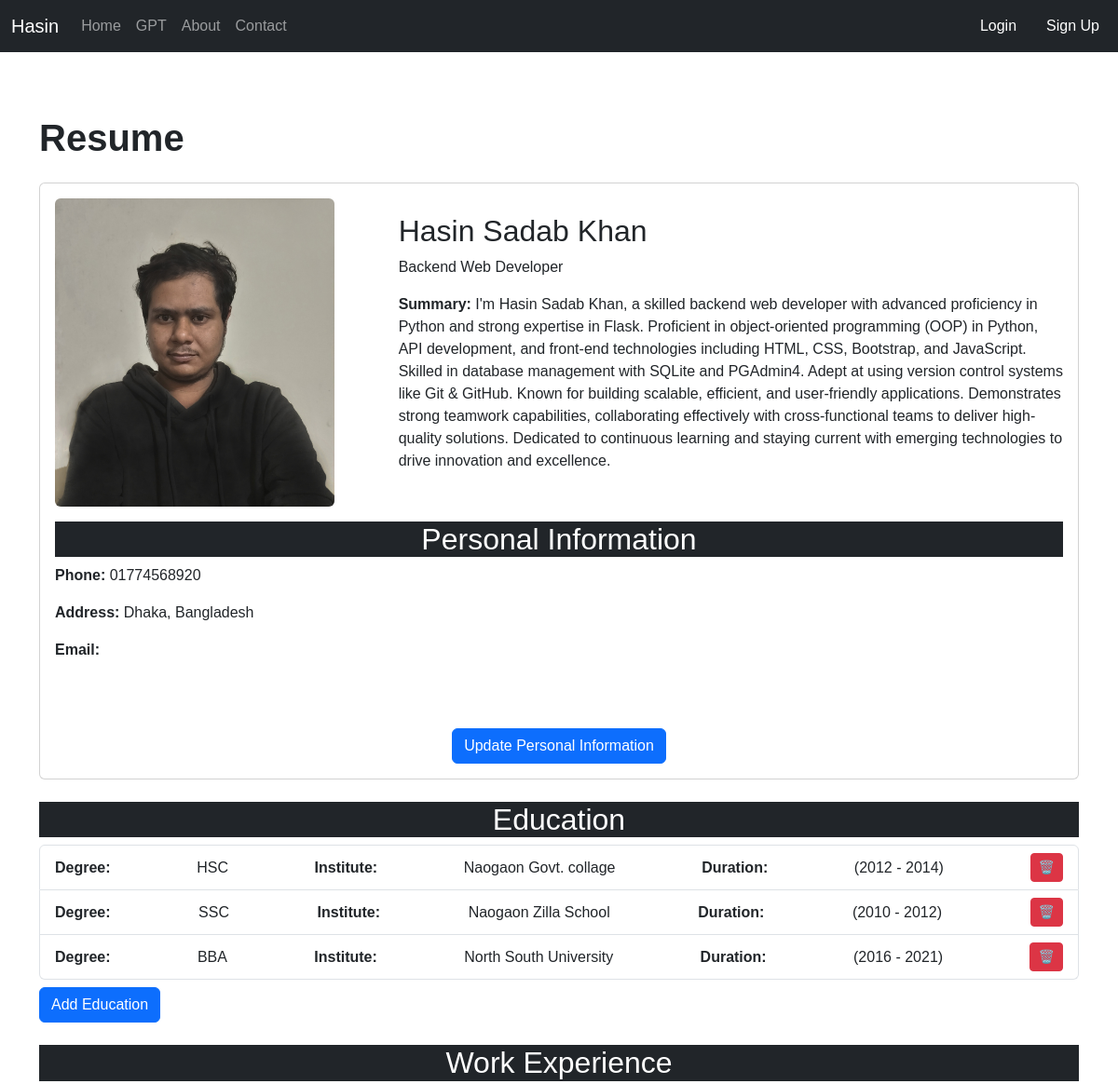
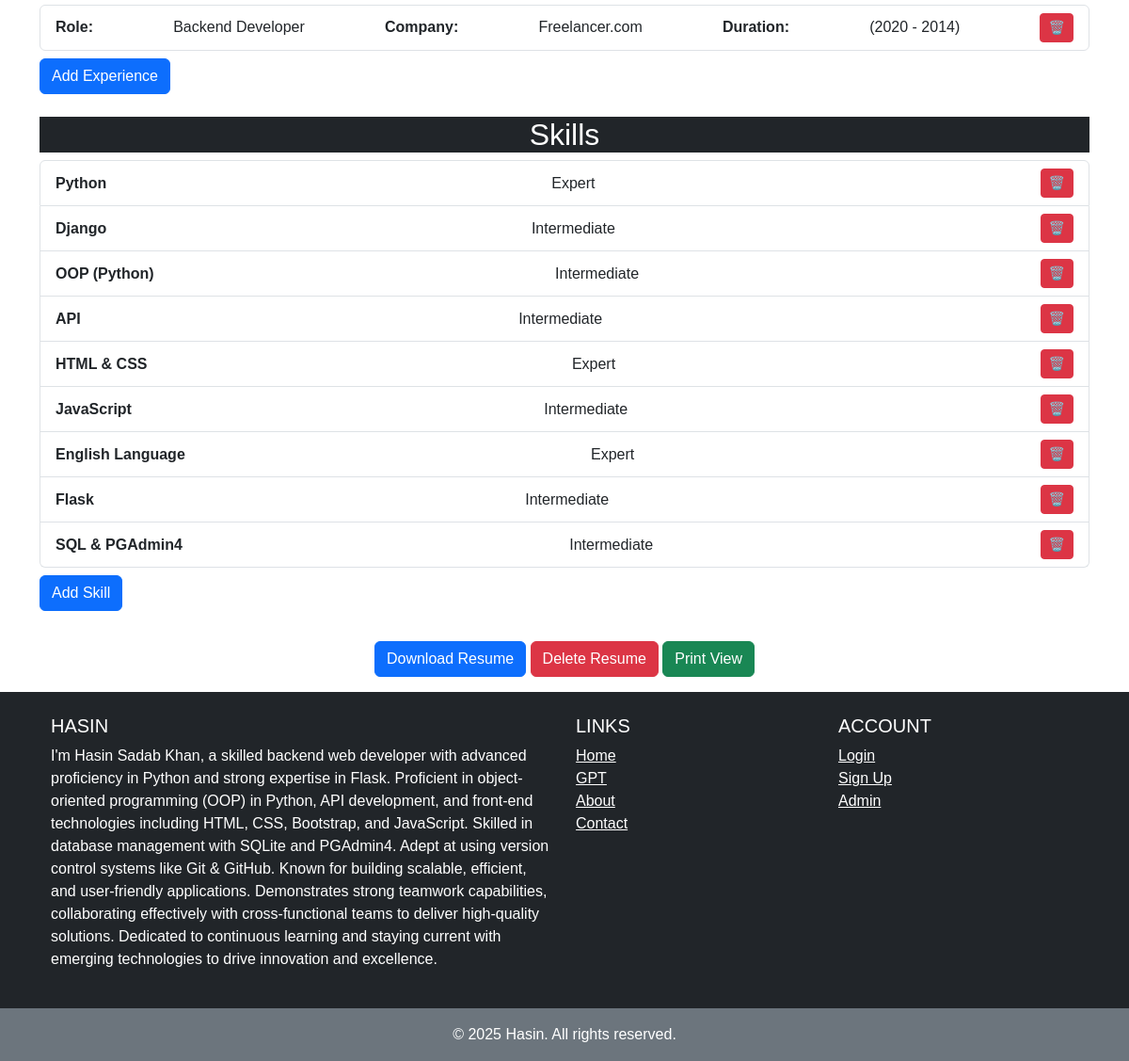
The page /resume_builder/resume/hasinkhan/ on the database its author committed (2 pictures, top to bottom).
### resume_builder/models.py (models this page shows, shortened)
class ResumeHead(models.Model):
    user = models.ForeignKey(User, on_delete=models.CASCADE)
    name = models.CharField(max_length=100)
    occupation = models.CharField(max_length=100, blank=True)
    dob = models.DateField()
    image = models.ImageField(upload_to='profile_pics', blank=True)
    summary = models.TextField()
    address = models.CharField(max_length=100)
    phone = models.CharField(max_length=20)

class ResumeEducation(models.Model):
    resume = models.ForeignKey(ResumeHead, on_delete=models.CASCADE)
    degree = models.CharField(max_length=100)
    institute = models.CharField(max_length=100)
    start_year = models.IntegerField()
    end_year = models.IntegerField()

class ResumeExperience(models.Model):
    resume = models.ForeignKey(ResumeHead, on_delete=models.CASCADE)
    title = models.CharField(max_length=100)
    company = models.CharField(max_length=100)
    start_year = models.IntegerField()
    end_year = models.IntegerField()

class ResumeSkill(models.Model):
    SKILL_LEVEL = (
        ('Beginner', 'Beginner'),
        ('Intermediate', 'Intermediate'),
        ('Expert', 'Expert')
    )
    resume = models.ForeignKey(ResumeHead, on_delete=models.CASCADE)
    skill = models.CharField(max_length=100)
    level = models.CharField(max_length=100, choices=SKILL_LEVEL, default='Beginner')

### resume_builder/views.py (the view)
# urls.py: path("resume/<str:username>/", resume, name="resume"),
def resume(request, username):
    try:
        user = User.objects.get(username=username)
        cv = ResumeHead.objects.get(user=user)
        education = ResumeEducation.objects.filter(resume=cv)
        experience = ResumeExperience.objects.filter(resume=cv)
        skills = ResumeSkill.objects.filter(resume=cv)
        context = {
            "resume": cv,
            "education": education,
            "experience": experience,
            "skills": skills
        }
    except:
        messages.warning(request,"Resume does not exist")
        return redirect("create_resume")
    return render(request, 'resume/resume.html', context=context)

### templates/resume/resume.html (shortened to what this page needs)
{% extends 'base.html' %}
{% block content %}
<div class="container mt-5">
    <h1 class="mb-4">Resume</h1>
    {% if resume %}
    <div class="card mb-4">
        <div class="card-body align-items-center">
            <div class="row">
                <div class="col-md-4">
                    <img src="{{ resume.image.url }}" alt="Profile Image" class="img-fluid rounded me-3" style="width: 300px; height: auto;">
                </div>
                <div class="col-md-8 mt-3">
                    <h2 class="card-title">{{ resume.name }}</h2>
                    <p>{{ resume.occupation }}</p>
                    <p class="mt-3"><strong>Summary:</strong> {{ resume.summary }}</p>
                </div>
            </div>
            <div class="row my-3">
                <div class="col-md-12">
                    <h2 class="text-center bg-dark text-white">Personal Information</h2>
                    <p><strong>Phone:</strong> {{ resume.phone }}</p>
                    <p><strong>Address:</strong> {{ resume.address }}</p>
                    <p><strong>Email:</strong> {{ user.email }}</p>
                </div>
            </div>
        </div>
        <div class="text-center my-3">
            <a href="{% url 'update_resume' %}" class="btn btn-primary mt-2" >Update Personal Information</a>
        </div>
    </div>
    {% endif %}
    <div class="mb-4">
        <h2 class="text-center bg-dark text-white">Education</h2>
        <ul class="list-group">
            {% for e in education %}
            <li class="list-group-item d-flex justify-content-between align-items-center">
               <strong>Degree:</strong> {{ e.degree }}  <strong>Institute:</strong> {{ e.institute }} <strong>Duration:</strong> ({{ e.start_year }} - {{ e.end_year }})
                <a href="{% url 'delete_education' e.pk %}" class="btn btn-danger btn-sm text-white">🗑️</a>
            </li>
            {% endfor %}
        </ul>
        <a href="{% url 'add_education' %}" class="btn btn-primary mt-2">Add Education</a>
    </div>
    <div class="mb-4">
        <h2 class="text-center bg-dark text-white">Work Experience</h2>
        <ul class="list-group">
            {% for w in experience %}
            <li class="list-group-item d-flex justify-content-between align-items-center">
                <strong>Role:</strong>{{ w.title }}  <strong>Company:</strong> {{ w.company }} <strong>Duration:</strong> ({{ w.start_year }} - {{ w.end_year }})
                <a href="{% url 'delete_experience' w.pk %}" class="btn btn-danger btn-sm">🗑️</a>
            </li>
            {% endfor %}
        </ul>
        <a href="{% url 'add_experience' %}" class="btn btn-primary mt-2">Add Experience</a>
    </div>
    <div class="mb-4">
        <h2 class="text-center bg-dark text-white">Skills</h2>
        <ul class="list-group">
            {% for s in skills %}
            <li class="list-group-item d-flex justify-content-between align-items-center">
                <strong>{{ s.skill }}</strong>  {{ s.level }}
                <a href="{% url 'delete_skill' s.pk %}" class="btn btn-danger btn-sm">🗑️</a>
            </li>
            {% endfor %}
        </ul>
        <a href="{% url 'add_skill' %}" class="btn btn-primary mt-2">Add Skill</a>
    </div>
    <div class="text-center my-3">
        <a href="{% url 'generate_pdf' user.username %}" class="btn btn-primary mt-2" >Download Resume</a>
        <a href="{% url 'delete_resume' %}" class="btn btn-danger mt-2" >Delete Resume</a>
        <a href="{% url 'download_resume' user.username %}" class="btn btn-success mt-2" >Print View</a>
    </div>
</div>
{% endblock %}

### static/style.css (style rules this page uses)
* { font-family: Arial, Helvetica, sans-serif; }
h1 { font-size: 2.5rem; font-weight: bold; padding-top: 20px; }

### rows shown on the page
ResumeHead: image (picture), name "Hasin Sadab Khan", occupation "Backend Web Developer", summary "I'm Hasin Sadab Khan, a skilled backend web developer with advanced proficiency in Python and strong expertise in Flask. Proficient in object-oriented programming (OOP) in Python, API development, and front-end technologies including HTML, CSS, Bootstrap, and JavaScript. Skilled in database management with SQLite and PGAdmin4. Adept at using version control systems like Git & GitHub. Known for building scalable, efficient, and user-friendly applications. Demonstrates strong teamwork capabilities, collaborating effectively with cross-functional teams to deliver high-quality solutions. Dedicated to continuous learning and staying current with emerging technologies to drive innovation and…", phone "01774568920", address "Dhaka, Bangladesh"
ResumeEducation: degree "HSC", institute "Naogaon Govt. collage", start_year "2012", end_year "2014"
ResumeEducation: degree "SSC", institute "Naogaon Zilla School", start_year "2010", end_year "2012"
ResumeEducation: degree "BBA", institute "North South University", start_year "2016", end_year "2021"
ResumeExperience: title "Backend Developer", company "Freelancer.com", start_year "2020", end_year "2014"
ResumeSkill: skill "Python", level "Expert"
ResumeSkill: skill "Django", level "Intermediate"
ResumeSkill: skill "OOP (Python)", level "Intermediate"
ResumeSkill: skill "API", level "Intermediate"
ResumeSkill: skill "HTML & CSS", level "Expert"
ResumeSkill: skill "JavaScript", level "Intermediate"
ResumeSkill: skill "English Language", level "Expert"
ResumeSkill: skill "Flask", level "Intermediate"
ResumeSkill: skill "SQL & PGAdmin4", level "Intermediate"
